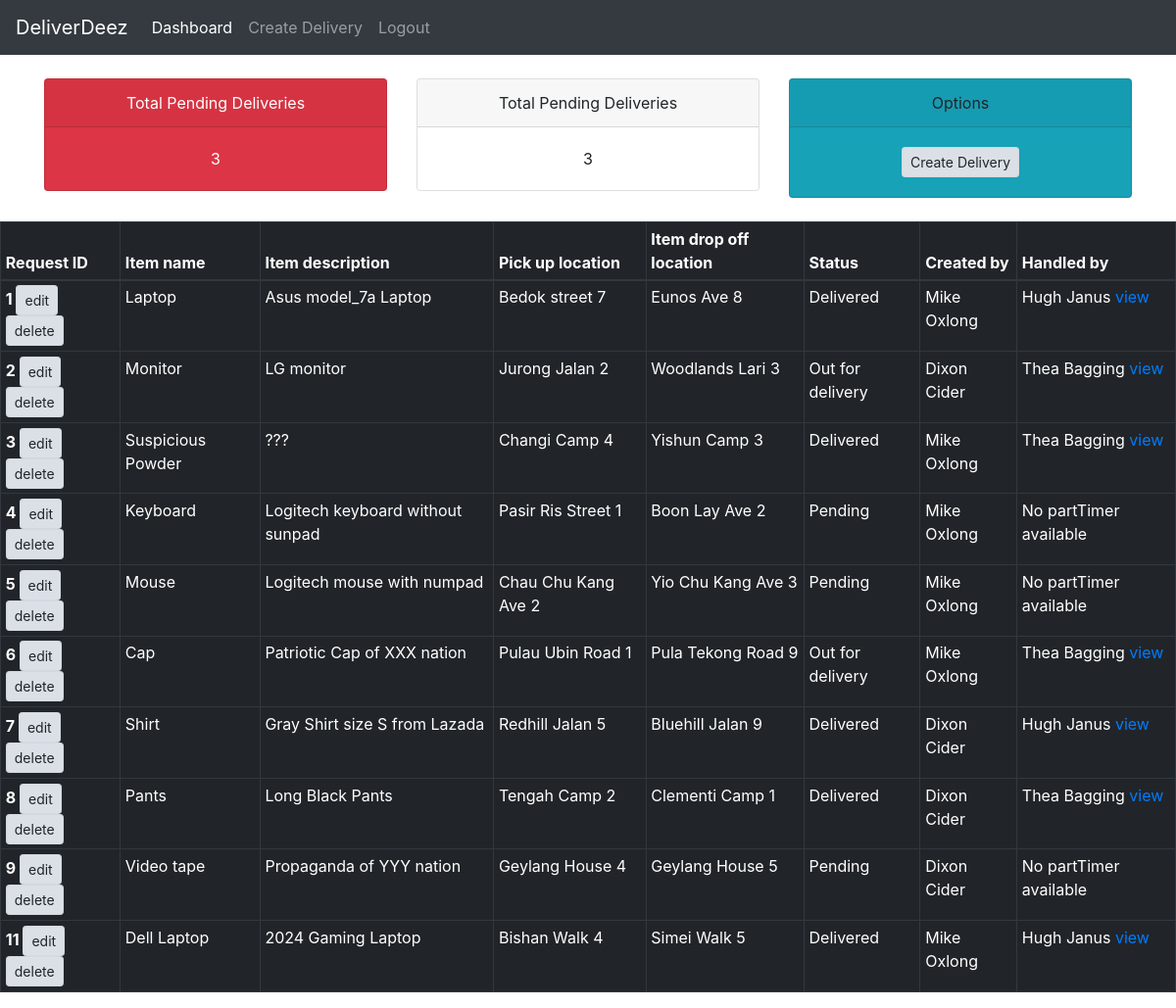
The app's page /staff-home/ (signed in) with its own data.
### accounts/models.py (models this page shows, shortened)
class Delivery(models.Model):
    STATUS = (
        ('Pending', 'Pending'),
        ('Out for delivery', 'Out for delivery'),
        ('Delivered', 'Delivered'),
    )
    staff = models.ForeignKey(Staff, null = True, on_delete = models.SET_NULL)
    partTimer = models.ForeignKey(PartTimer, null = True, blank = True, on_delete = models.SET_NULL)
    itemName = models.CharField(max_length = 200, null = True)
    itemDescription = models.CharField(max_length = 200, null = True)
    pickUpLocation = models.CharField(max_length = 200, null = True)
    dropOffLocation = models.CharField(max_length = 200, null = True)
    date_created = models.DateTimeField(auto_now_add = True, null = True)
    status = models.CharField(max_length = 200, null = True, choices = STATUS)

class Staff(models.Model):
    user = models.OneToOneField(User, null = True, on_delete = models.CASCADE)
    name = models.CharField(max_length = 200, null = True)
    phone = models.CharField(max_length = 200, null = True)
    email = models.CharField(max_length = 200, null = True)
    date_created = models.DateTimeField(auto_now_add = True, null = True)

class PartTimer(models.Model):
    user = models.OneToOneField(User, null = True, on_delete = models.CASCADE)
    name = models.CharField(max_length = 200, null = True)
    phone = models.CharField(max_length = 200, null = True)
    email = models.CharField(max_length = 200, null = True)
    date_created = models.DateTimeField(auto_now_add = True, null = True)

### accounts/decorators.py (the view)
    def wrapper_function(request, *args, **kwargs):
        group = None
        if request.user.groups.exists():
            group = request.user.groups.all()[0].name
        if group == 'PartTimer':
            return redirect('partTimeHome')
        if group == 'Staff':
            return view_func(request, *args, **kwargs)

### accounts/views.py (called while the page is built)
@login_required(login_url = 'login')
@staff_only
def staffHome(request):
    delivery = Delivery.objects.all()
    pending = delivery.filter(status = 'Pending').count()
    context = {'delivery': delivery, 'pending': pending}
    return render(request, 'accounts/staffHome.html', context)

### accounts/templates/accounts/staffHome.html
{% extends 'accounts/main.html' %}
{% block content %}
<br>
<div class="container">
    <div class="row">
      <div class="col-sm">
        <div class="card text-center bg-danger text-white">
            <div class="card-header">
                Total Pending Deliveries
            </div>
            <div class="card-body">
                <p class="card-text">{{pending}}</p>
            </div>
        </div>
      </div>
      <div class="col-sm">
        <div class="card text-center">
            <div class="card-header">
                Total Pending Deliveries
            </div>
            <div class="card-body">
                <p class="card-text">{{pending}}</p>
            </div>
        </div>
      </div>
      <div class="col-sm">
        <div class="card text-center bg-info">
            <div class="card-header">
                Options
            </div>
            <div class="card-body">
              <a href="{% url 'createDelivery' %}" class="btn btn-light btn-sm active" role="button" aria-pressed="true">Create Delivery</a>
            </div>
        </div>
      </div>
    </div>
</div>
<br>
<table class="table table-sm table-bordered table-dark">
    <thead>
      <tr>
        <th scope="col">Request ID</th>
        <th scope="col">Item name</th>
        <th scope="col">Item description</th>
        <th scope="col">Pick up location</th>
        <th scope="col">Item drop off location</th>
        <th scope="col">Status</th>
        <th scope="col">Created by</th>
        <th scope="col">Handled by</th>
      </tr>
    </thead>
    <tbody>
        {% for i in delivery %}
        <tr>
            <th scope = "row">
              {{ i.id }}
              <a href="{% url 'updateDelivery' i.id %}" class = "btn btn-light btn-sm active" role="button" aria-pressed="true">edit</a>
              <a href="{% url 'deleteDelivery' i.id %}" class = "btn btn-light btn-sm active" role="button" aria-pressed="true">delete</a>
            </th>
            <td>{{i.itemName}}</td>
            <td>{{i.itemDescription}}</td>
            <td>{{i.pickUpLocation}}</td>
            <td>{{i.dropOffLocation}}</td>
            <td>{{i.status}}</td>
            <td>{{i.staff.name}}</td>
            <td>
              {{i.partTimer.name}}
              {% if i.partTimer %}
                <a href="{% url 'partTimeProfile' i.partTimer.id %}">view</a>
              {% else %}
                No partTimer available
              {% endif %}
            </td>
        </tr>
        {% endfor %}
    </tbody>
  </table>
{% endblock %}

### records on screen
Delivery: id "1", itemName "Laptop", itemDescription "Asus model_7a Laptop", pickUpLocation "Bedok street 7", dropOffLocation "Eunos Ave 8", status "Delivered", staff.name "Mike Oxlong", partTimer.name "Hugh Janus", shows "view"
Delivery: id "2", itemName "Monitor", itemDescription "LG monitor", pickUpLocation "Jurong Jalan 2", dropOffLocation "Woodlands Lari 3", status "Out for delivery", staff.name "Dixon Cider", partTimer.name "Thea Bagging", shows "view"
Delivery: id "3", itemName "Suspicious Powder", itemDescription "???", pickUpLocation "Changi Camp 4", dropOffLocation "Yishun Camp 3", status "Delivered", staff.name "Mike Oxlong", partTimer.name "Thea Bagging", shows "view"
Delivery: id "4", itemName "Keyboard", itemDescription "Logitech keyboard without sunpad", pickUpLocation "Pasir Ris Street 1", dropOffLocation "Boon Lay Ave 2", status "Pending", staff.name "Mike Oxlong", shows "No partTimer available"
Delivery: id "5", itemName "Mouse", itemDescription "Logitech mouse with numpad", pickUpLocation "Chau Chu Kang Ave 2", dropOffLocation "Yio Chu Kang Ave 3", status "Pending", staff.name "Mike Oxlong", shows "No partTimer available"
Delivery: id "6", itemName "Cap", itemDescription "Patriotic Cap of XXX nation", pickUpLocation "Pulau Ubin Road 1", dropOffLocation "Pula Tekong Road 9", status "Out for delivery", staff.name "Mike Oxlong", partTimer.name "Thea Bagging", shows "view"
Delivery: id "7", itemName "Shirt", itemDescription "Gray Shirt size S from Lazada", pickUpLocation "Redhill Jalan 5", dropOffLocation "Bluehill Jalan 9", status "Delivered", staff.name "Dixon Cider", partTimer.name "Hugh Janus", shows "view"
Delivery: id "8", itemName "Pants", itemDescription "Long Black Pants", pickUpLocation "Tengah Camp 2", dropOffLocation "Clementi Camp 1", status "Delivered", staff.name "Dixon Cider", partTimer.name "Thea Bagging", shows "view"
Delivery: id "9", itemName "Video tape", itemDescription "Propaganda of YYY nation", pickUpLocation "Geylang House 4", dropOffLocation "Geylang House 5", status "Pending", staff.name "Dixon Cider", shows "No partTimer available"
Delivery: id "11", itemName "Dell Laptop", itemDescription "2024 Gaming Laptop", pickUpLocation "Bishan Walk 4", dropOffLocation "Simei Walk 5", status "Delivered", staff.name "Mike Oxlong", partTimer.name "Hugh Janus", shows "view"

### other values on screen
{{ pending }} "3"
